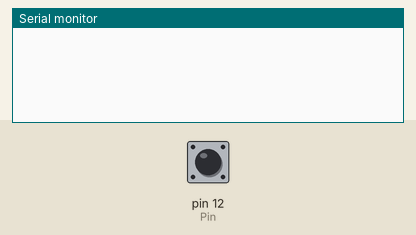
This sketch was run on a simulated Arduino Mega 2560, built with avr-gcc and run on an emulated ATmega2560. Shown: the last lines printed to the serial monitor. Inputs (shaded band) come from the test bench; at power-on: pin 12 (Pin) HIGH.

Above: at 1.2 s.
1.3 s: pin 12 (Pin) pulled LOW for 0.15 s
At 2.6 s:
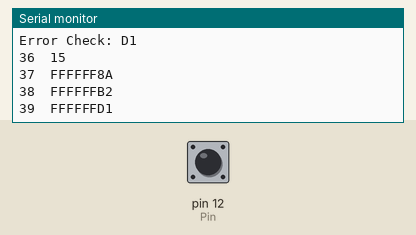
2.9 s: pin 12 (Pin) pulled LOW for 1 s
At 5.2 s:
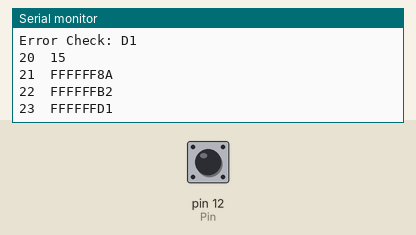
Timing chart, 0 to 6.7 s (numbered marks = the images above; inputs shaded):
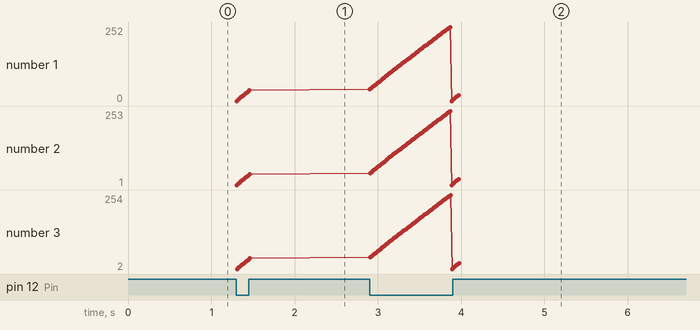

Measured:
- after the input at 1.3 s, the serial monitor: prints a new line at once (image 1)
- after the input at 2.9 s, the serial monitor: prints a new line at once (image 2)

The sketch:

Arduino_Constant_Speed.ino
```cpp
/*
  DYN232M_Arduino_SourceCode.ino - DMM Technology Corp. DYN2 and DYN4 AC Servo drive Arduino UART RS232 communication code.

  Version 1.0 - Release May 2018

  Distributed By: DMM Technology Corp.
                  www.dmm-tech.com
*/


/**/
#define Go_Absolute_Pos         0x01
#define Go_Relative_Pos         0x03
#define Is_AbsPos32             0x1b
#define General_Read            0x0e
#define Is_TrqCurrent           0x1E
#define Read_MainGain           0x18
#define Set_MainGain            0x10
#define Set_SpeedGain           0x11
#define Set_IntGain             0x12
#define Set_HighSpeed           0x14
#define Set_HighAccel           0x15
#define Set_Pos_OnRange         0x16
#define Is_MainGain             0x10
#define Is_SpeedGain            0x11
#define Is_IntGain              0x12
#define Is_TrqCons              0x13
#define Is_HighSpeed            0x14
#define Is_HighAccel            0x15
#define Is_Driver_ID            0x16
#define Is_Pos_OnRange          0x17
#define Is_Status               0x19
#define Is_Config               0x1a
// Add additional function code according to user requirement
/*Variables*/
char InputBuffer[256];                          //Input buffer from RS232,
char OutputBuffer[256];                         //Output buffer to RS232,
unsigned char InBfTopPointer, InBfBtmPointer;   //input buffer pointers
unsigned char OutBfTopPointer, OutBfBtmPointer; //output buffer pointers
unsigned char Read_Package_Buffer[8], Read_Num, Read_Package_Length, Global_Func;
unsigned char MotorPosition32Ready_Flag, MotorTorqueCurrentReady_Flag, MainGainRead_Flag;
unsigned char Driver_MainGain, Driver_SpeedGain, Driver_IntGain, Driver_TrqCons, Driver_HighSpeed, Driver_HighAccel,Driver_ReadID,Driver_Status,Driver_Config,Driver_OnRange;
long Motor_Pos32, MotorTorqueCurrent;
/*Prototypes*/
void move_rel32(char ID, long pos);
void ReadMotorTorqueCurrent(char ID);
void ReadMotorPosition32(char ID);
void move_abs32(char MotorID, long Pos32);
void Turn_const_speed(char ID, long spd);
void ReadPackage(void);
void Get_Function(void);
long Cal_SignValue(unsigned char One_Package[8]);
long Cal_Value(unsigned char One_Package[8]);
void Send_Package(char ID , long Displacement);
void Make_CRC_Send(unsigned char Plength, unsigned char B[8]);
/**/

//Application specific variables
int Pin = 12;
int LastState = 1;
int state = 1;
int speed = 50;
int driveID = 21;

void setup()
{
  Serial.begin(38400);         // Serial0 used to write to Serial Monitor
  pinMode(Pin,INPUT_PULLUP);   // pin is at +5V normally unless pulled low by another device
}

void loop()
{
  state = digitalRead(Pin);
  if (state != LastState)  //only react when instruction changes, this prevents lots of codes from being sent to the machine constantly
  {
	  if (state == 1)  //turn off motor
	  {
		  Turn_const_speed(driveID, 0); delay(1);
		  Turn_const_speed(driveID, 0); delay(1);
		  Turn_const_speed(driveID, 0); delay(1);
		  Turn_const_speed(driveID, 0); delay(1);
		  Turn_const_speed(driveID, 0); delay(1);
	  } else {   //turn on motor
		  Turn_const_speed(driveID, speed); delay(1);
		  Turn_const_speed(driveID, speed); delay(1);
		  Turn_const_speed(driveID, speed); delay(1);
		  Turn_const_speed(driveID, speed); delay(1);
		  Turn_const_speed(driveID, speed); delay(1);
	  }
  }

}


/////////////////////////// SAMPLE COMMAND FUNCTIONS  ////////////////////////////////////

void move_rel32(char ID, long pos)
{
  char Axis_Num = ID;
  Global_Func = (char)Go_Relative_Pos;
  Send_Package(Axis_Num, pos);
}
void ReadMotorTorqueCurrent(char ID)
{
  Global_Func = General_Read;
  Send_Package(ID , Is_TrqCurrent);
  MotorTorqueCurrentReady_Flag = 0xff;
  while(MotorTorqueCurrentReady_Flag != 0x00)
  {
    ReadPackage();
  }
}
void ReadMotorPosition32(char ID)
{
  Global_Func = (char)General_Read;
  Send_Package(ID , Is_AbsPos32);
  MotorPosition32Ready_Flag = 0xff;
  while(MotorPosition32Ready_Flag != 0x00)
  {
    ReadPackage();
  }
}
void move_abs32(char MotorID, long Pos32)
{
  char Axis_Num = MotorID;
  Global_Func = (char)Go_Absolute_Pos;
  Send_Package(Axis_Num, Pos32);
}

void Turn_const_speed(char ID, long spd)
{
      char Axis_Num = ID;
      Global_Func = 0x0a;
      Send_Package(Axis_Num, spd);
}


////////////////////// DYN232M SERIAL PROTOCOL PACKAGE FUNCTIONS  ///////////////////////////////

void ReadPackage(void)
{
  unsigned char c, cif;

  while (Serial3.available() > 0) {
    InputBuffer[InBfTopPointer] = Serial3.read(); //Load InputBuffer with received packets
    InBfTopPointer++;
  }
  while (InBfBtmPointer != InBfTopPointer)
  {
    c = InputBuffer[InBfBtmPointer];
    InBfBtmPointer++;
    cif = c & 0x80;
    if (cif == 0) {
      Read_Num = 0;
      Read_Package_Length = 0;
    }
    if (cif == 0 || Read_Num > 0) {
      Read_Package_Buffer[Read_Num] = c;
      Read_Num++;
      if (Read_Num == 2) {
        cif = c >> 5;
        cif = cif & 0x03;
        Read_Package_Length = 4 + cif;
        c = 0;
      }
      if (Read_Num == Read_Package_Length) {
        Get_Function();
        Read_Num = 0;
        Read_Package_Length = 0;
      }
    }
  }
}

void Get_Function(void) {
  char ID, ReceivedFunction_Code, CRC_Check;
  long Temp32;
  ID = Read_Package_Buffer[0] & 0x7f;
  ReceivedFunction_Code = Read_Package_Buffer[1] & 0x1f;
  CRC_Check = 0;

  for (int i = 0; i < Read_Package_Length - 1; i++) {
    CRC_Check += Read_Package_Buffer[i];
  }

  CRC_Check ^= Read_Package_Buffer[Read_Package_Length - 1];
  CRC_Check &= 0x7f;
  if (CRC_Check != 0) {
  }
  else {
    switch (ReceivedFunction_Code)
    {
      case  Is_AbsPos32:
        Motor_Pos32 = Cal_SignValue(Read_Package_Buffer);
        MotorPosition32Ready_Flag = 0x00;
        break;
      case  Is_TrqCurrent:
	      MotorTorqueCurrent = Cal_SignValue(Read_Package_Buffer);
	    break;
      case  Is_Status:
        Driver_Status = (char)Cal_SignValue(Read_Package_Buffer);
        // Driver_Status=drive status byte data
        break;
      case  Is_Config:
        Temp32 = Cal_Value(Read_Package_Buffer);
        //Driver_Config = drive configuration setting
        break;
      case  Is_MainGain:
        Driver_MainGain = (char)Cal_SignValue(Read_Package_Buffer);
        Driver_MainGain = Driver_MainGain & 0x7f;
        break;
      case  Is_SpeedGain:
        Driver_SpeedGain = (char)Cal_SignValue(Read_Package_Buffer);
        Driver_SpeedGain = Driver_SpeedGain & 0x7f;
        break;
      case  Is_IntGain:
        Driver_IntGain = (char)Cal_SignValue(Read_Package_Buffer);
        Driver_IntGain = Driver_IntGain & 0x7f;
        break;
      case  Is_TrqCons:
        Driver_TrqCons = (char)Cal_SignValue(Read_Package_Buffer);
        Driver_TrqCons = Driver_TrqCons & 0x7f;
        break;
      case  Is_HighSpeed:
        Driver_HighSpeed = (char)Cal_SignValue(Read_Package_Buffer);
        Driver_HighSpeed = Driver_HighSpeed & 0x7f;
        break;
      case  Is_HighAccel:
        Driver_HighAccel = (char)Cal_SignValue(Read_Package_Buffer);
        Driver_HighAccel = Driver_HighAccel & 0x7f;
        break;
      case  Is_Driver_ID:
        Driver_ReadID = ID;
        break;
      case  Is_Pos_OnRange:
        Driver_OnRange = (char)Cal_SignValue(Read_Package_Buffer);
        Driver_OnRange = Driver_OnRange & 0x7f;
        break;
    }
  }
}

long Cal_SignValue(unsigned char One_Package[8]) //Get data with sign - long
{
  char Package_Length,OneChar,i;
  long Lcmd;
  OneChar = One_Package[1];
  OneChar = OneChar>>5;
  OneChar = OneChar&0x03;
  Package_Length = 4 + OneChar;
  OneChar = One_Package[2]; /*First byte 0x7f, bit 6 reprents sign */
  OneChar = OneChar << 1;
  Lcmd = (long)OneChar; /* Sign extended to 32bits */
  Lcmd = Lcmd >> 1;
  for(i=3;i<Package_Length-1;i++)
  {
  OneChar = One_Package[i];
  OneChar &= 0x7f;
  Lcmd = Lcmd<<7;
  Lcmd += OneChar;
  }
  return(Lcmd); /* Lcmd : -2^27 ~ 2^27 - 1 */
}
long Cal_Value(unsigned char One_Package[8])
{
  char Package_Length,OneChar,i;
  long Lcmd;
  OneChar = One_Package[1];
  OneChar = OneChar>>5;
  OneChar = OneChar&0x03;
  Package_Length = 4 + OneChar;

  OneChar = One_Package[2];   /*First byte 0x7f, bit 6 reprents sign      */
  OneChar &= 0x7f;
  Lcmd = (long)OneChar;     /*Sign extended to 32bits           */
  for(i=3;i<Package_Length-1;i++)
  {
    OneChar = One_Package[i];
    OneChar &= 0x7f;
    Lcmd = Lcmd<<7;
    Lcmd += OneChar;
  }
  return(Lcmd);         /*Lcmd : -2^27 ~ 2^27 - 1           */
}
void Send_Package(char ID , long Displacement) {
  unsigned char B[8], Package_Length, Function_Code;
  long TempLong;
  B[1] = B[2] = B[3] = B[4] = B[5] = (unsigned char)0x80;
  B[0] = ID & 0x7f;
  Function_Code = Global_Func & 0x1f;
  TempLong = Displacement & 0x0fffffff; //Max 28bits
  B[5] += (unsigned char)TempLong & 0x0000007f;
  TempLong = TempLong >> 7;
  B[4] += (unsigned char)TempLong & 0x0000007f;
  TempLong = TempLong >> 7;
  B[3] += (unsigned char)TempLong & 0x0000007f;
  TempLong = TempLong >> 7;
  B[2] += (unsigned char)TempLong & 0x0000007f;
  Package_Length = 7;
  TempLong = Displacement;
  TempLong = TempLong >> 20;
  if (( TempLong == 0x00000000) || ( TempLong == 0xffffffff)) { //Three byte data
    B[2] = B[3];
    B[3] = B[4];
    B[4] = B[5];
    Package_Length = 6;
  }
  TempLong = Displacement;
  TempLong = TempLong >> 13;
  if (( TempLong == 0x00000000) || ( TempLong == 0xffffffff)) { //Two byte data
    B[2] = B[3];
    B[3] = B[4];
    Package_Length = 5;
  }
  TempLong = Displacement;
  TempLong = TempLong >> 6;
  if (( TempLong == 0x00000000) || ( TempLong == 0xffffffff)) { //One byte data
    B[2] = B[3];
    Package_Length = 4;
  }
  B[1] += (Package_Length - 4) * 32 + Function_Code;
  Make_CRC_Send(Package_Length, B);
}

void Make_CRC_Send(unsigned char Plength, unsigned char B[8]) {
  unsigned char Error_Check = 0;
  char RS232_HardwareShiftRegister;

  for (int i = 0; i < Plength - 1; i++) {
    OutputBuffer[OutBfTopPointer] = B[i];
    OutBfTopPointer++;
    Error_Check += B[i];
  }
  Error_Check = Error_Check | 0x80;
  Serial.print("Error Check: ");
  Serial.println(Error_Check, HEX);
  OutputBuffer[OutBfTopPointer] = Error_Check;
  OutBfTopPointer++;
  while (OutBfBtmPointer != OutBfTopPointer) {
    RS232_HardwareShiftRegister = OutputBuffer[OutBfBtmPointer];
    Serial.print(OutBfBtmPointer);
    Serial.print("  ");
    Serial.println(RS232_HardwareShiftRegister, HEX);
    Serial3.write(RS232_HardwareShiftRegister);
    OutBfBtmPointer++; // Change to next byte in OutputBuffer to send
  }
}
```
